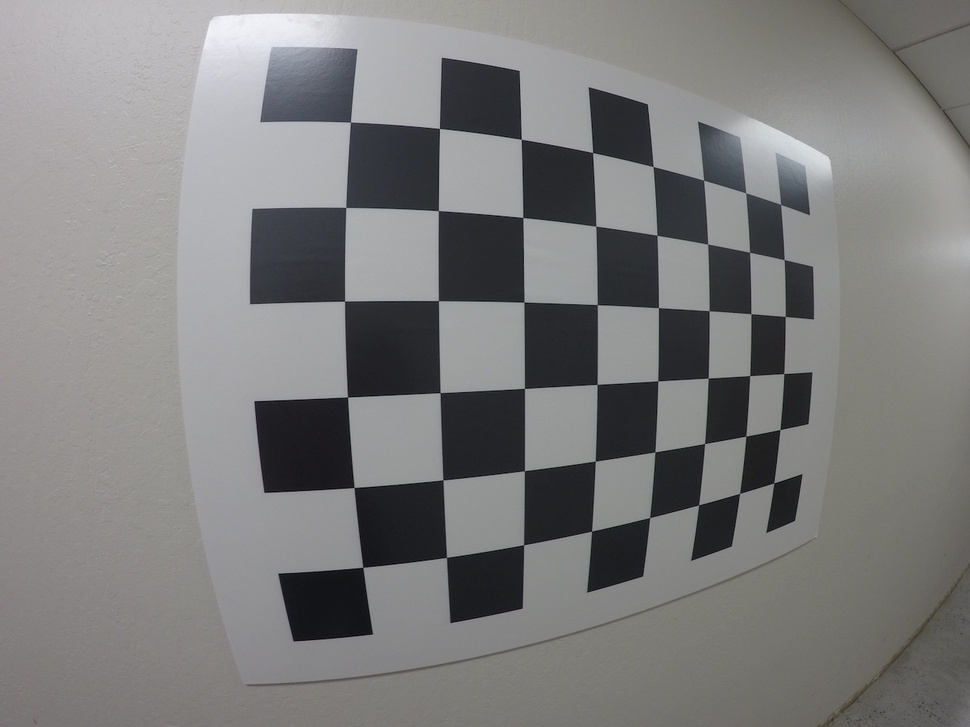
#> input picture component_recognizer/calib_images/GOPR0032.jpg, 970 x 727 px, shrunk from 1280 x 960 before the run
$ python -i histogram_equalizator.py   (imports and definitions only)
#> lines starting #> are read from the running program, lines starting #| are printed output that depends on the picture
#> further down, picture is the input picture: shape (727, 970, 3); mean B, G, R 124.7, 124.9, 125.1
import cv2
import logging

LOG = logging.getLogger(__name__)


class HistEqualizator():

    create_intermediate_images = False

    # input:
    # image
    # output:
    # image with equlizated histogram
    def equalizate(
        self,
            image):
        # create a CLAHE object (Arguments are optional).
        if self.create_intermediate_images:
            cv2.imwrite(
                "HistEqualizator:equalizate:0_image_original.png",
                image)
        image_yuv = cv2.cvtColor(image, cv2.COLOR_BGR2YUV)
#> image_yuv: shape (727, 970, 3); mean of channels 0, 1, 2 124.9, 127.9, 128.2

        # bad method:
        # # equalize the histogram of the Y channel
        # image_yuv[:, :, 0] = cv2.equalizeHist(image_yuv[:, :, 0])
        # # convert the YUV image back to RGB format
        # image_equalizated = cv2.cvtColor(image_yuv, cv2.COLOR_YUV2BGR)

        # new method
        clahe = cv2.createCLAHE(
            clipLimit=2.0,
            tileGridSize=(8, 8))
        image_yuv[:, :, 0] = clahe.apply(image_yuv[:, :, 0])
#> image_yuv: shape (727, 970, 3); mean of channels 0, 1, 2 128.5, 127.9, 128.2
        image_equalizated = cv2.cvtColor(image_yuv, cv2.COLOR_YUV2BGR)
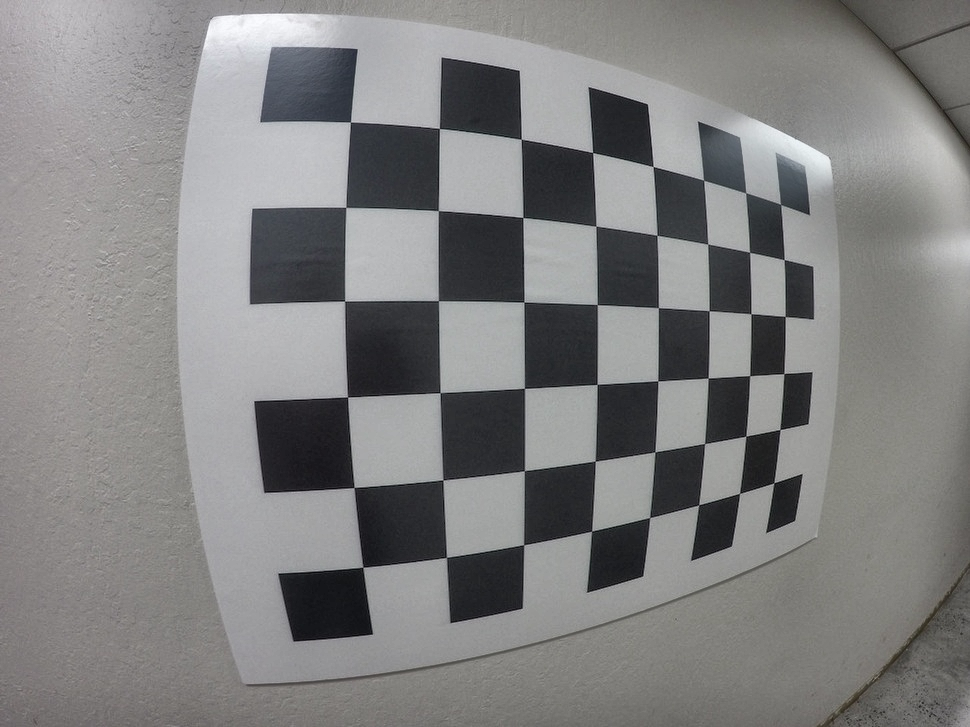
#> image_equalizated: shape (727, 970, 3); mean B, G, R 128.4, 128.5, 128.7
        if self.create_intermediate_images:
            cv2.imwrite(
                "HistEqualizator:equalizate:1_image_equalizated.png",
                image_equalizated)
        return image_equalizated

>>> import cv2
>>> picture = cv2.imread('calib_images/GOPR0032.jpg')
>>> result = HistEqualizator().equalizate(picture)

$ run again, on component_recognizer/calib_images/GOPR0034.jpg
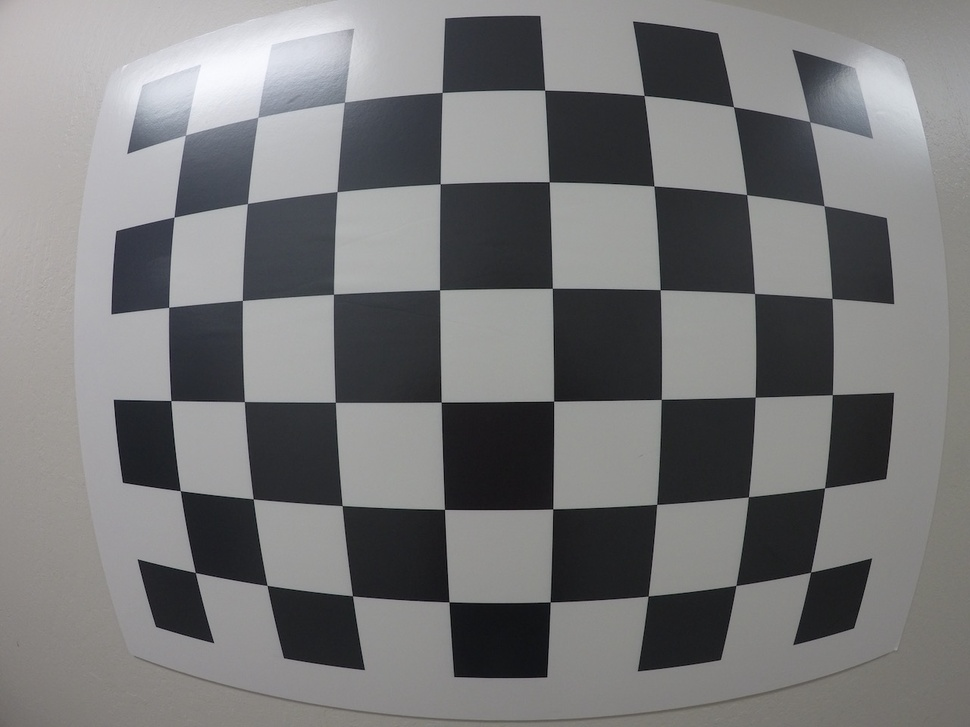
#> input picture component_recognizer/calib_images/GOPR0034.jpg, 970 x 727 px, shrunk from 1280 x 960 before the run
#> picture is the input picture: shape (727, 970, 3); mean B, G, R 120, 119.2, 119.1
#> in equalizate, `image_equalizated = cv2.cvtColor(image_yuv, cv2.COLOR_YUV2BGR)`:
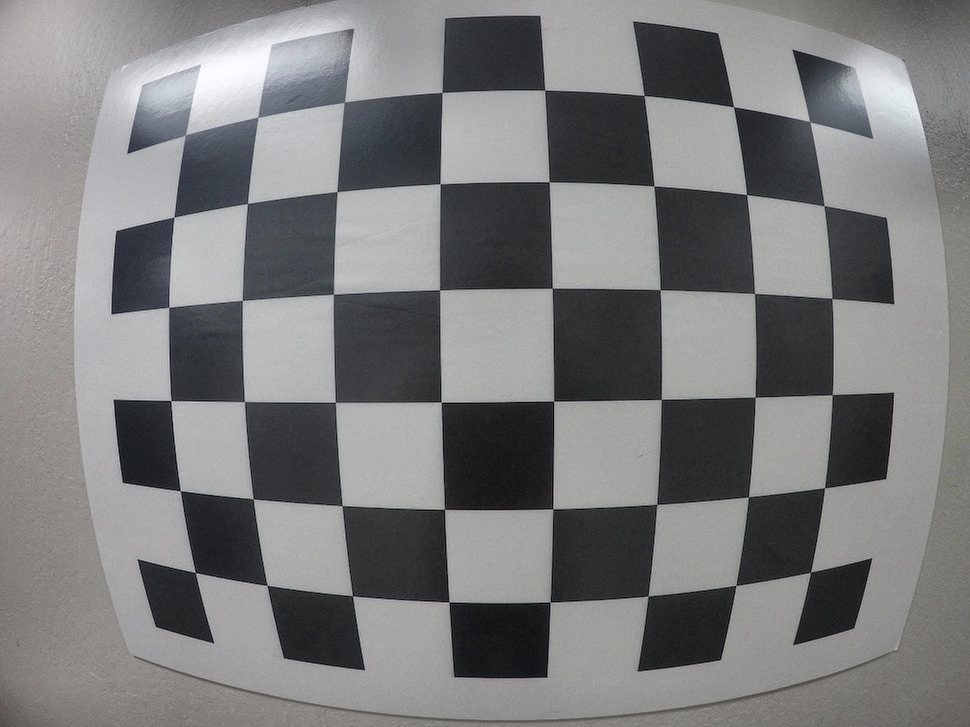
#> image_equalizated: shape (727, 970, 3); mean B, G, R 123.9, 123.2, 123.1

$ run again, on component_recognizer/calib_images/GOPR0035.jpg
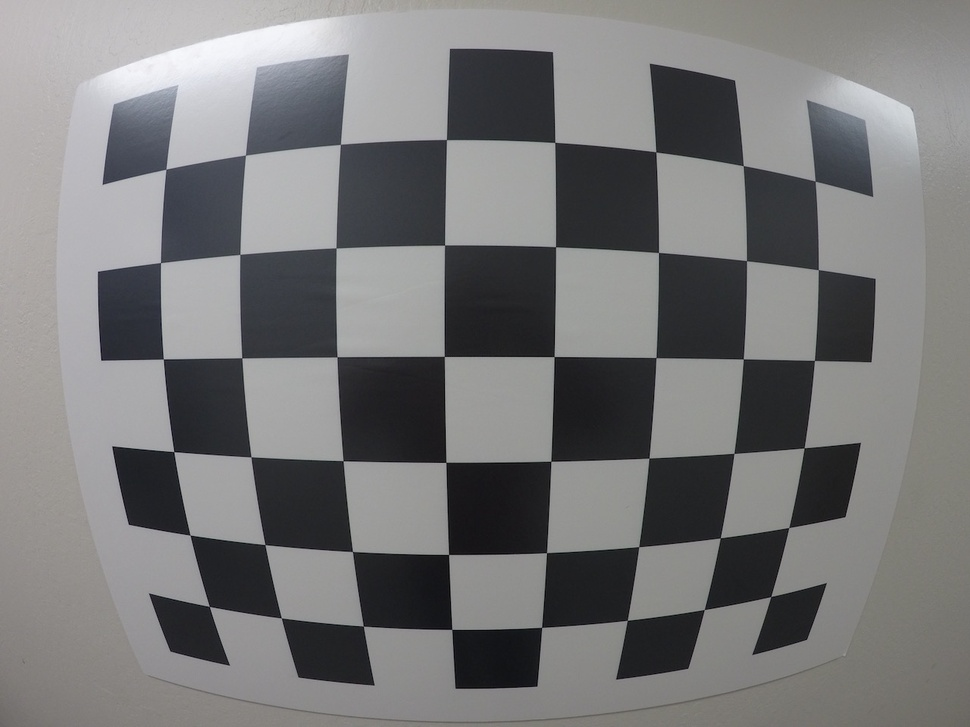
#> input picture component_recognizer/calib_images/GOPR0035.jpg, 970 x 727 px, shrunk from 1280 x 960 before the run
#> picture is the input picture: shape (727, 970, 3); mean B, G, R 120.2, 119.6, 119.7
#> in equalizate, `image_equalizated = cv2.cvtColor(image_yuv, cv2.COLOR_YUV2BGR)`:
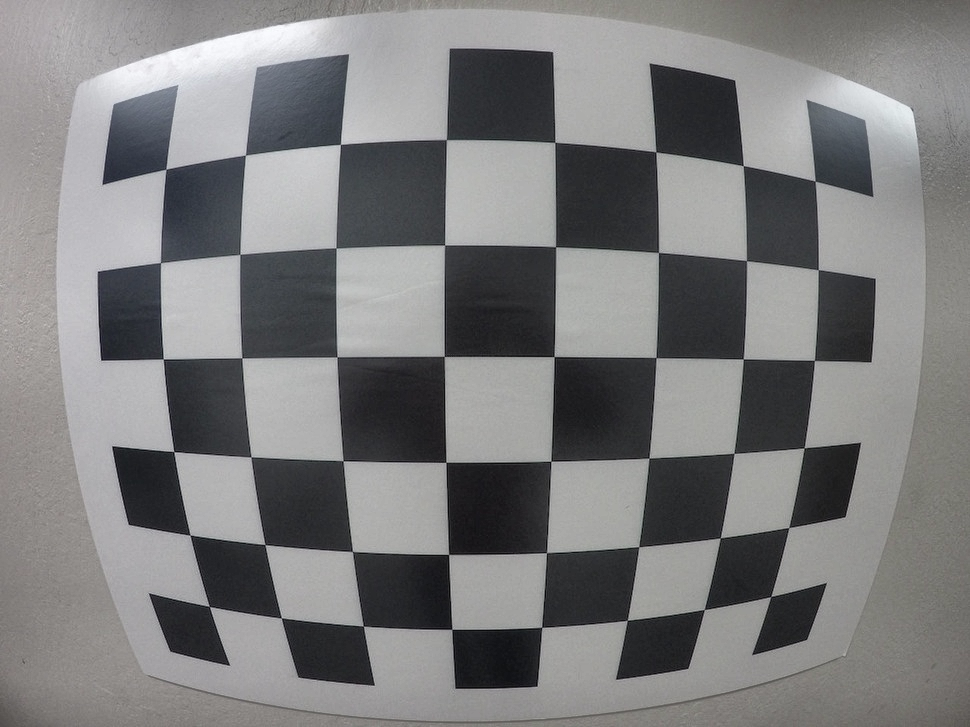
#> image_equalizated: shape (727, 970, 3); mean B, G, R 124.9, 124.4, 124.4
